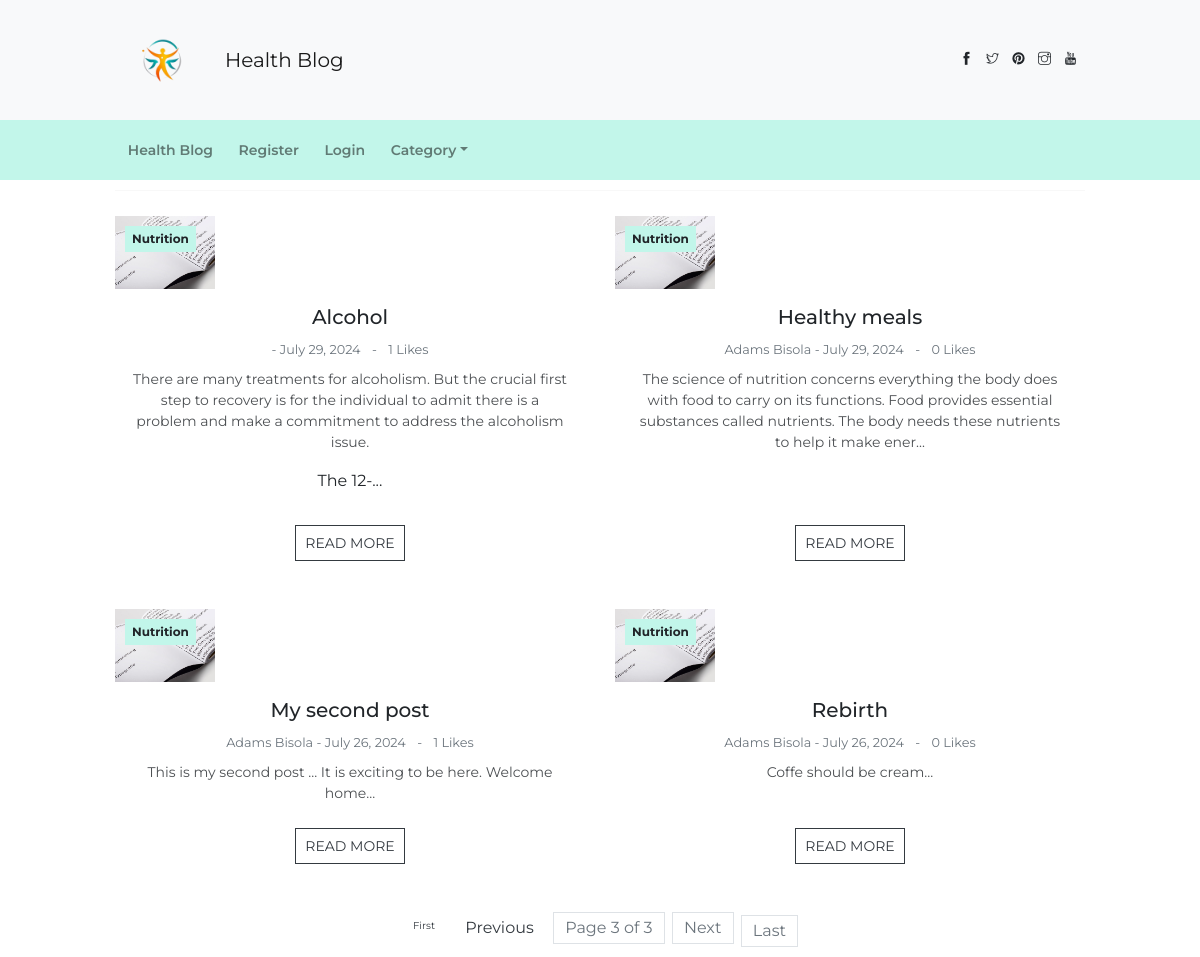
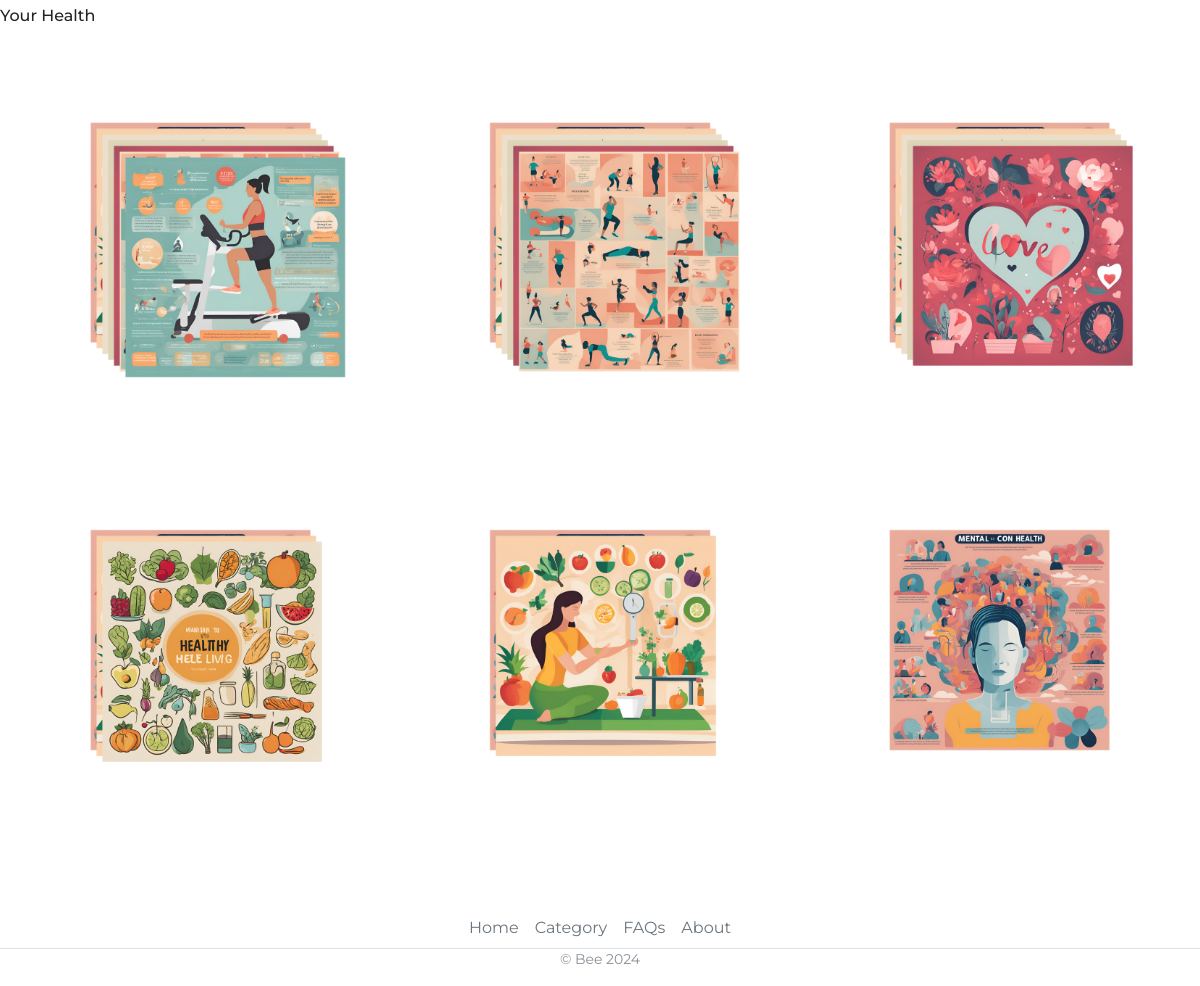
/?page=3, run on the app's committed database (2 pictures, top to bottom).
### blog/models.py (models this page shows, shortened)
class Post(models.Model):
    title = models.CharField(max_length=100)
    title_tag = models.CharField(max_length=100)
    author = models.ForeignKey(User, on_delete=models.CASCADE)
    body = models.TextField()
    date_created = models.DateField(auto_now_add=True)
    category = models.CharField(max_length=100, default= 'Nutrition')
    likes = models.ManyToManyField(User, related_name='blog_posts')
    def total_likes(self):
        return self.likes.count()

### blog/views.py (the view)
# urls.py: path('', HomeView.as_view(), name='home'),
class HomeView(ListView):
    model = Post
    template_name = 'home.html'
    ordering = ['-date_created' ]
    paginate_by = 6
    def get_context_data(self, * args ,**kwargs):
        cat_menu = Category.objects.all()
        context = super(HomeView, self).get_context_data(* args ,**kwargs)
        context["cat_menu"] = cat_menu
        for post in context['object_list']:
            post.total_likes = post.total_likes()
        return context

### blog/models.py (called while the page is built)
    def __str__(self):
        return self.name

### templates/home.html (shortened to what this page needs)
{% extends 'base.html' %}
{% load static %}
{% block content %}
<div class="container">
    <div class="page-container">
        <div class="page-content">
            <hr>
            <div class="row">
                {% for post in object_list %}
                    <div class="col-lg-6 mb-5">
                        <div class="card text-center h-100">
                            <div class="card-header p-0">
                                <div class="blog-media position-relative">
                                    <img src="{% static 'blog/imgs/blog-2.jpg' %}" alt="" class="w-100">
                                    <a href="{% url 'category' post.category %}" class="badge badge-primary position-absolute" style="top: 10px; left: 10px;">{{ post.category }}</a>
                                </div>
                            </div>
                            <div class="card-body px-3" >
                                <h5 class="card-title mb-2">{{post.title }}</h5>
                                <small class="small text-muted">
                                    {{ post.author.first_name }} {{ post.author.last_name }} - {{ post.date_created }}
                                    <span class="px-2">-</span>
                                    <a href="#" class="text-muted">{{ post.total_likes }} Likes</a>
                                </small>
                                <p class="my-2"> {{ post.body|slice:":200"|safe }}...</p>
                            </div>
                            <div class="card-footer p-0 text-center">
                                <a href="{% url 'article-detail' post.pk %}" class="btn btn-outline-dark btn-sm">READ MORE</a>
                            </div>
                        </div>
                    </div>
                    {% if forloop.counter|divisibleby:"2" and not forloop.last %}
                        </div><div class="row">
                    {% endif %}
                {% endfor %}
            </div>
        </div>
    </div>
</div>
                <nav aria-label="Page navigation example">
                    <ul class="pagination justify-content-center">
                        {% if page_obj.has_previous %}
                            <li class="page-item">
                                <a class="page-link" href="?page=1">First</a>
                            </li>
                            <li class="page-item">
                                <a class="page-link" href="?page={{ page_obj.previous_page_number }}">Previous</a>
                            </li>
                        {% endif %}
                        <li class="page-item disabled">
                            <span class="page-link">Page {{ page_obj.number }} of {{ page_obj.paginator.num_pages }}</span>
                        </li>
                        {% if page_obj.has_next %}
                            <li class="page-item">
                                <a class="page-link" href="?page={{ page_obj.next_page_number }}">Next</a>
                            </li>
                            <li class="page-item">
                                <a class="page-link" href="?page={{ page_obj.paginator.num_pages }}">Last</a>
                            </li>
                        {% else %}
                            <li class="page-item disabled">
                                <span class="page-link">Next</span>
                            </li>
                            <li class="page-item disabled">
                                <span class="page-link">Last</span>
                            </li>
                        {% endif %}
                    </ul>
                </nav>
            <h6 class="column-row">Your Health</h6>
            <div class="row px-3">
                <div class="col-4 p-1 figure">
                    <a href="#" class="figure-img">
                        <img src="{% static 'blog/imgs/insta-1.png' %}" alt="">
                    </a>
                </div>
                <div class="col-4 p-1 figure">
                    <a href="#" class="figure-img">
                        <img src="{% static 'blog/imgs/insta-2.png' %}" alt="" class="w-100 m-0">
                    </a>
                </div>
                <div class="col-4 p-1 figure">
                    <a href="#" class="figure-img">
                        <img src="{% static 'blog/imgs/insta-3.png' %}" alt="" class="w-100">
                    </a>
                </div>
                <div class="col-4 p-1 figure">
                    <a href="#" class="figure-img">
                        <img src="{% static 'blog/imgs/insta-4.png' %}" alt="" class="w-100 m-0">
                    </a>
                </div>
                <div class="col-4 p-1 figure">
                    <a href="#" class="figure-img">
                        <img src="{% static 'blog/imgs/insta-5.png'%}" alt="" class="w-100">
                    </a>
                </div>
                <div class="col-4 p-1 figure">
                    <a href="#" class="figure-img">
                        <img src="{% static 'blog/imgs/insta-6.png'%}" alt="" class="w-100 m-0">
                    </a>
                </div>
            </div>
</body>
{% endblock %}

### data on the page
Post: category "Nutrition", title "Alcohol", date_created "July 29, 2024", total_likes "1", body "There are many treatments for alcoholism. But the crucial first step to recovery is for the individual to admit there is a problem and make a commitment to address the alcoholism issue. The 12-"
Post: category "Nutrition", title "Healthy meals", author.first_name "Adams", author.last_name "Bisola", date_created "July 29, 2024", total_likes "0", body "The science of nutrition concerns everything the body does with food to carry on its functions. Food provides essential substances called nutrients. The body needs these nutrients to help it make ener"
Post: category "Nutrition", title "My second post", author.first_name "Adams", author.last_name "Bisola", date_created "July 26, 2024", total_likes "1", body "This is my second post ... It is exciting to be here. Welcome home"
Post: category "Nutrition", title "Rebirth", author.first_name "Adams", author.last_name "Bisola", date_created "July 26, 2024", total_likes "0", body "Coffe should be cream"

### other printed values
{{ page_obj.number }} "3"
{{ page_obj.paginator.num_pages }} "3"
